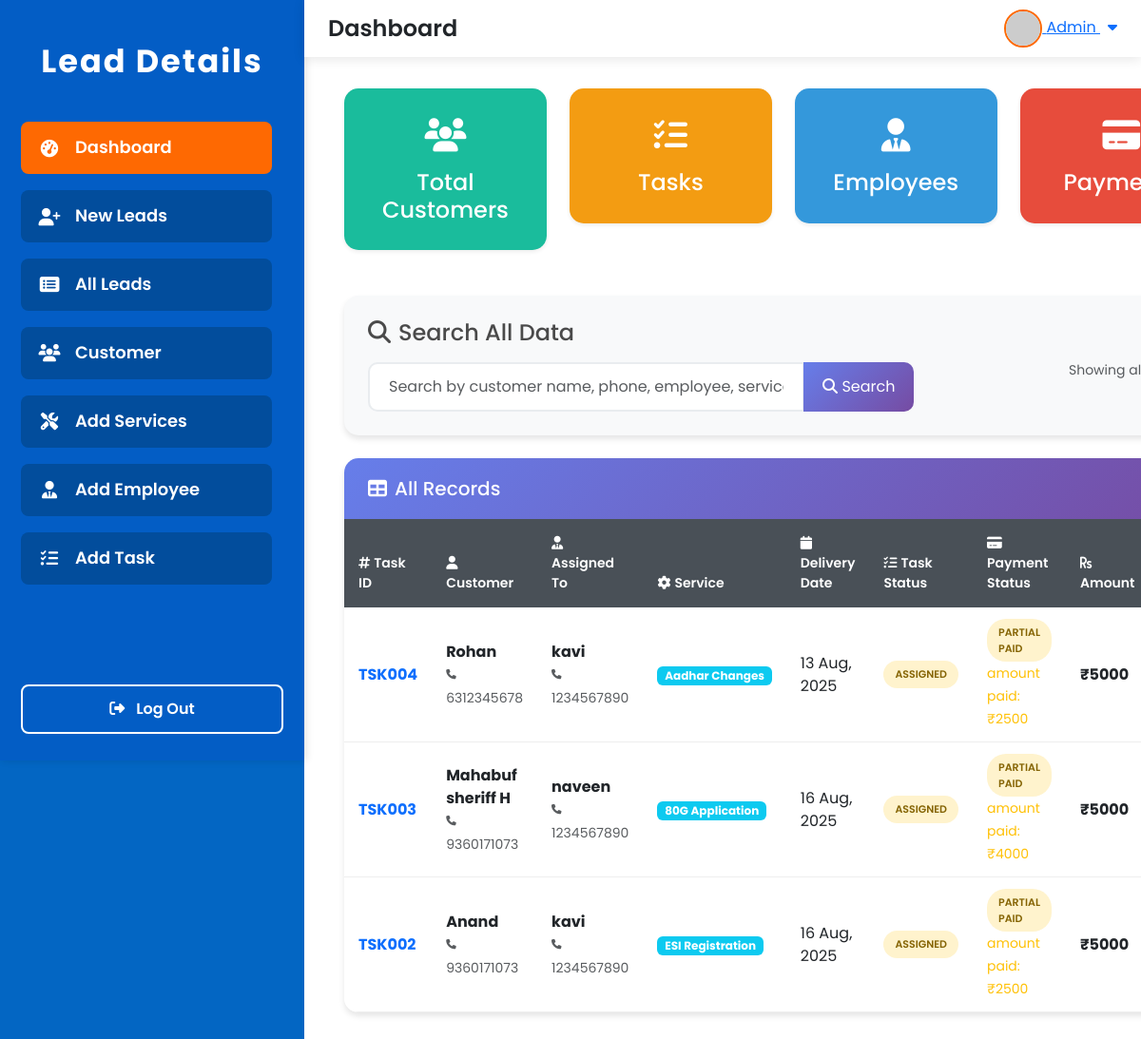
The page /dashboard/ (signed in) on the database its author committed.
### lead/models.py (models this page shows, shortened)
class Task(models.Model):
    PAYMENT_STATUS_CHOICES = [
        ('paid', 'Paid'),
        ('pending', 'Pending'),
        ('partial', 'Partial Paid'),
    ]
    TASK_STATUS_CHOICES = [
        ('assigned', 'Assigned'),
        ('in_progress', 'In Progress'),
        ('completed', 'Completed'),
        ('on_hold', 'On Hold'),
        ('cancelled', 'Cancelled'),
    ]
    task_id = models.CharField(max_length=20, unique=True, blank=True)
    assigned_to = models.ForeignKey(Employee, on_delete=models.CASCADE, related_name='assigned_tasks')
    customer_name = models.ForeignKey(Lead, on_delete=models.CASCADE, related_name='customer_tasks')
    service_name = models.ForeignKey(Service, on_delete=models.CASCADE, related_name='service_tasks')
    delivery_date = models.DateField()
    payment_amount = models.DecimalField(max_digits=10, decimal_places=2)
    amount_paid = models.DecimalField(max_digits=10, decimal_places=2, default=0)
    payment_status = models.CharField(max_length=10, choices=PAYMENT_STATUS_CHOICES, default='pending')
    balance_amount = models.DecimalField(max_digits=10, decimal_places=2, default=0.00, blank=True, null=True)
    task_notes = models.TextField(blank=True, null=True)
    task_status = models.CharField(max_length=15, choices=TASK_STATUS_CHOICES, default='assigned')
    created_at = models.DateTimeField(auto_now_add=True)
    updated_at = models.DateTimeField(auto_now=True)

class Lead(models.Model):
    LEAD_TYPE_CHOICES = [
    ('customer', 'Customer'),
    ('partner', 'Partner'),
    ('vendor', 'Vendor'),
    ('other', 'Other'),
]
    customer_id = models.CharField(max_length=50, unique=True)
    customer_name = models.CharField(max_length=200)
    mobile_no = models.CharField(max_length=15)
    father_name = models.CharField(max_length=200, blank=True, null=True)
    spouse_name = models.CharField(max_length=200, blank=True, null=True)
    mother_name = models.CharField(max_length=200, blank=True, null=True)
    aadhar_card_no = models.CharField(max_length=12, blank=True, null=True)
    pan_no = models.CharField(max_length=10, blank=True, null=True)
    company_name = models.CharField(max_length=200, blank=True, null=True)
    email_id = models.EmailField(blank=True, null=True)
    gst_no = models.CharField(max_length=15, blank=True, null=True)
    cin_no = models.CharField(max_length=21, blank=True, null=True)
    assigned_to = models.CharField(max_length=200, blank=True, null=True)
    delivery_date = models.DateField(blank=True, null=True)
    document_name = models.CharField(max_length=255, blank=True, null=True)  # Add this line
    upload_document = models.FileField(upload_to='documents', blank=True, null=True)
    note = models.TextField(blank=True, null=True)
    created_at = models.DateTimeField(auto_now_add=True)
    updated_at = models.DateTimeField(auto_now=True)
    lead_type = models.CharField(max_length=10, choices=LEAD_TYPE_CHOICES, default='lead')
    class Meta:
        ordering = ['-created_at']

class Employee(models.Model):
    employee_id = models.CharField(max_length=20, unique=True)
    employee_name = models.CharField(max_length=100)
    designation = models.CharField(max_length=60, default="none")
    phone_number = models.CharField(max_length=15)
    email = models.EmailField()
    address = models.TextField()
    username = models.CharField(max_length=50, unique=True, null=True, blank=True)
    password = models.CharField(max_length=128, null=True, blank=True)  # store hashed password

class Service(models.Model):
    CATEGORY_CHOICES = [
        ('Tax', 'Tax'),
        ('Registration', 'Registration'),
        ('Consultancy', 'Consultancy'),
        ('Filing', 'Filing'),
        ('Legal', 'Legal'),
    ]
    name = models.CharField(max_length=200)
    category = models.CharField(max_length=50, choices=CATEGORY_CHOICES)
    base_price = models.DecimalField(max_digits=10, decimal_places=2)
    description = models.TextField(blank=True, null=True)
    created_at = models.DateTimeField(auto_now_add=True)
    updated_at = models.DateTimeField(auto_now=True)
    class Meta:
        ordering = ['name']

### lead/views.py (the view, shortened to what this page needs)
# urls.py: path('dashboard/', views.dashboard, name='dashboard'),
def dashboard(request):
    role = request.session.get('role')
    if not role:
        return redirect('login')
    search_query = request.GET.get('search', '').strip()
    tasks = Task.objects.select_related(
        'customer_name',
        'assigned_to',
        'service_name'
    )
    if role == 'employee':
        emp_id = request.session.get('employee_id')
        tasks = tasks.filter(assigned_to_id=emp_id)
    tasks = tasks.order_by('-created_at')
    paginator = Paginator(tasks, 10)
    page_number = request.GET.get('page')
    tasks_page = paginator.get_page(page_number)
    today = timezone.now().date()
    if role == 'admin':
        total_customers = Lead.objects.count()
        total_leads = Lead.objects.filter(lead_type='lead').count()
        total_tasks = Task.objects.count()
        completed_tasks = Task.objects.filter(task_status='completed').count()
        pending_tasks = Task.objects.filter(task_status__in=['assigned', 'in_progress']).count()
        today_tasks = Task.objects.filter(created_at__date=today).count()
        overdue_tasks = Task.objects.filter(
            delivery_date__lt=today,
            task_status__in=['assigned', 'in_progress', 'on_hold']
        ).count()
        total_revenue = Task.objects.aggregate(Sum('payment_amount'))['payment_amount__sum'] or 0
        paid_amount = Task.objects.filter(payment_status='paid').aggregate(Sum('payment_amount'))['payment_amount__sum'] or 0
        pending_amount = Task.objects.filter(payment_status='pending').aggregate(Sum('payment_amount'))['payment_amount__sum'] or 0
    context = {
        'tasks': tasks_page,
        'search_query': search_query,
        'total_customers': total_customers,
        'total_leads': total_leads,
        'total_tasks': total_tasks,
        'completed_tasks': completed_tasks,
        'pending_tasks': pending_tasks,
        'today_tasks': today_tasks,
        'overdue_tasks': overdue_tasks,
        'total_revenue': total_revenue,
        'paid_amount': paid_amount,
        'pending_amount': pending_amount,
        'role': role  # send role to template to hide/show UI parts
    }
    return render(request, 'dashboard.html', context)

### lead/templates/dashboard.html (shortened to what this page needs)
{% extends 'base.html' %}
{% block page_title %}Dashboard{% endblock %}
{% block content %}
<div class="container-fluid py-2">
    <div class="row g-4">
        <div class="col-12 col-sm-6 col-lg-3">
            <a href="{% url 'customer' %}" class="dashboard-box card text-center shadow-sm border-0 text-decoration-none text-white bg-customer">
                <div class="card-body py-4">
                    <div class="mb-2" style="font-size:2.2rem;">
                        <i class="fas fa-users"></i>
                    </div>
                    <h4 class="card-title mb-1">Total Customers</h4>
                </div>
            </a>
        </div>
        <div class="col-12 col-sm-6 col-lg-3">
            <a href="{% url 'task_list'%}" class="dashboard-box card text-center shadow-sm border-0 text-decoration-none text-white bg-task">
                <div class="card-body py-4">
                    <div class="mb-2" style="font-size:2.2rem;">
                        <i class="fas fa-tasks"></i>
                    </div>
                    <h4 class="card-title mb-1">Tasks</h4>
                </div>
            </a>
        </div>
        <div class="col-12 col-sm-6 col-lg-3">
            <a href="{% url 'employee_list' %}" class="dashboard-box card text-center shadow-sm border-0 text-decoration-none text-white bg-employee">
                <div class="card-body py-4">
                    <div class="mb-2" style="font-size:2.2rem;">
                        <i class="fas fa-user-tie"></i>
                    </div>
                    <h4 class="card-title mb-1">Employees</h4>
                </div>
            </a>
        </div>
        <div class="col-12 col-sm-6 col-lg-3">
            <a href="{% url 'payment_list'%}" class="dashboard-box card text-center shadow-sm border-0 text-decoration-none text-white bg-payment">
                <div class="card-body py-4">
                    <div class="mb-2" style="font-size:2.2rem;">
                        <i class="fas fa-credit-card"></i>
                    </div>
                    <h4 class="card-title mb-1">Payments</h4>
                </div>
            </a>
        </div>
    </div>
    <div class="row mt-5">
        <div class="col-12">
            <div class="search-section">
                <div class="row align-items-center">
                    <div class="col-md-8">
                        <h4 class="mb-3"><i class="fas fa-search me-2"></i>Search All Data</h4>
                        <form method="GET" class="search-form">
                            <div class="input-group">
                                <input type="text"
                                       name="search"
                                       class="form-control search-input"
                                       placeholder="Search by customer name, phone, employee, service, task ID..."
                                       value="{{ search_query }}"
                                       autocomplete="off">
                                <button type="submit" class="btn btn-primary search-btn">
                                    <i class="fas fa-search"></i> Search
                                </button>
                            </div>
                        </form>
                    </div>
                    <div class="col-md-4 text-end">
                        <div class="mt-2">
                            <small class="text-muted">
                                {% if search_query %}
                                    Showing results for: "<strong>{{ search_query }}</strong>"
                                {% else %}
                                    Showing all records
                                {% endif %}
                            </small>
                        </div>
                    </div>
                </div>
            </div>
        </div>
    </div>
    <div class="row mt-4">
        <div class="col-12">
            <div class="data-table">
                <div class="table-header">
                    <h5 class="mb-0"><i class="fas fa-table me-2"></i>All Records</h5>
                </div>
                <div class="table-responsive">
                    <table class="table table-hover mb-0">
                        <thead>
                            <tr>
                                <th><i class="fas fa-hashtag me-1"></i>Task ID</th>
                                <th><i class="fas fa-user me-1"></i>Customer</th>
                                <th><i class="fas fa-user-tie me-1"></i>Assigned To</th>
                                <th><i class="fas fa-cog me-1"></i>Service</th>
                                <th><i class="fas fa-calendar me-1"></i>Delivery Date</th>
                                <th><i class="fas fa-tasks me-1"></i>Task Status</th>
                                <th><i class="fas fa-credit-card me-1"></i>Payment Status</th>
                                <th><i class="fas fa-rupee-sign me-1"></i>Amount</th>
                            </tr>
                        </thead>
                        <tbody>
                            {% for task in tasks %}
                            <tr>
                                <td>
                                    <strong class="text-primary">{{ task.task_id }}</strong>
                                </td>
                                <td>
                                    <div>
                                        <strong>{{ task.customer_name.customer_name }}</strong>
                                        <br>
                                        <small class="text-muted">
                                             {{ task.customer_name.mobile_no }}
                                        </small>
                                    </div>
                                </td>
                                <td>
                                    <div>
                                        <strong>{{ task.assigned_to.employee_name }}</strong>
                                        <br>
                                        <small class="text-muted">
                                             {{ task.assigned_to.phone_number }}
                                        </small>
                                    </div>
                                </td>
                                <td>
                                    <span class="badge bg-info">{{ task.service_name.name }}</span>
                                </td>
                                <td>
                                    <div>
                                        {{ task.delivery_date|date:"d M, Y" }}
                                    </div>
                                </td>
                                <td>
                                    <span class="status-badge status-{{ task.task_status }}">
                                        {{ task.get_task_status_display }}
                                    </span>
                                </td>
                                <td>
                                    <span class="status-badge payment-{{ task.payment_status }}">
                                        {{ task.get_payment_status_display }}
                                    </span>
                                    {% if task.balance_amount > 0 %}
                                        <br><small class="text-warning">
                                            amount paid: ₹{{ task.amount_paid|floatformat:0 }}
                                        </small>
                                    {% endif %}
                                </td>
                                <td>
                                    <strong>₹{{ task.payment_amount|floatformat:0 }}</strong>
                                </td>
                            </tr>
                            {% endfor %}
                        </tbody>
                    </table>
                </div>
            </div>
        </div>
    </div>
</div>
{% endblock %}

### lead/templates/base.html (style rules this page uses)
:root { --menu-bg: #035dc5; --menu-highlight: #fe6902; --menu-item-bg: #024d9c; --menu-item-hover: #1677ff; --sidebar-width: 320px; --header-height: 60px; --transition-speed: 0.3s; }
html, body { height: 100%; margin: 0; padding: 0; font-family: 'Poppins', Arial, sans-serif; background: #0366c3; color: #4a4a4a; overflow-y: auto; }

### lead/templates/dashboard.html (style rules this page uses)
.dashboard-box { cursor: pointer; transition: transform 0.2s ease, box-shadow 0.2s ease; user-select: none; border-radius: 15px; }
.bg-customer { background-color: #1abc9c; }
.bg-task { background-color: #f39c12; }
.bg-employee { background-color: #3498db; }
.bg-payment { background-color: #e74c3c; }
.dashboard-box h4, .dashboard-box p, .dashboard-box i { color: white; }
.search-section { background: #f8f9fa; border-radius: 15px; padding: 25px; box-shadow: 0 4px 6px rgba(0,0,0,0.1); }
.data-table { background: white; border-radius: 15px; overflow: hidden; box-shadow: 0 4px 6px rgba(0,0,0,0.1); }
.table-header { background: linear-gradient(135deg, #667eea 0%, #764ba2 100%); color: white; padding: 20px 25px; }
.table thead th { background: #495057; color: white; border: none; font-weight: 600; padding: 15px; font-size: 14px; }
.table tbody tr { border-bottom: 1px solid #eee; transition: background-color 0.3s ease; }
.table tbody td { padding: 12px 15px; vertical-align: middle; }
.status-badge { padding: 6px 12px; border-radius: 20px; font-size: 11px; font-weight: 600; text-transform: uppercase; display: inline-block; }
.status-assigned { background: #fff3cd; color: #856404; }
.payment-partial { background: #fff3cd; color: #856404; }
.search-form { position: relative; }
.search-input { border-radius: 10px; padding: 12px 20px; border: 2px solid #e9ecef; transition: all 0.3s ease; }
.search-btn { border-radius: 10px; background: linear-gradient(135deg, #667eea 0%, #764ba2 100%); border: none; padding: 10px 20px; }

### rows shown on the page
Task: task_id "TSK004", customer_name.customer_name "Rohan", customer_name.mobile_no "6312345678", assigned_to.employee_name "kavi", assigned_to.phone_number "1234567890", service_name.name "Aadhar Changes", delivery_date "13 Aug, 2025", task_status "ASSIGNED", payment_status "PARTIAL PAID", amount_paid "2500", payment_amount "5000"
Task: task_id "TSK003", customer_name.customer_name "Mahabuf sheriff H", customer_name.mobile_no "9360171073", assigned_to.employee_name "naveen", assigned_to.phone_number "1234567890", service_name.name "80G Application", delivery_date "16 Aug, 2025", task_status "ASSIGNED", payment_status "PARTIAL PAID", amount_paid "4000", payment_amount "5000"
Task: task_id "TSK002", customer_name.customer_name "Anand", customer_name.mobile_no "9360171073", assigned_to.employee_name "kavi", assigned_to.phone_number "1234567890", service_name.name "ESI Registration", delivery_date "16 Aug, 2025", task_status "ASSIGNED", payment_status "PARTIAL PAID", amount_paid "2500", payment_amount "5000"

### other values the page prints
{{ request.session.role|capfirst }} "Admin"
